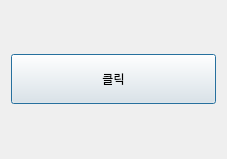
<?xml version="1.0" encoding="UTF-8"?>
<ui version="4.0">
 <class>Dialog</class>
 <widget class="QDialog" name="Dialog">
  <property name="geometry">
   <rect>
    <x>0</x>
    <y>0</y>
    <width>227</width>
    <height>159</height>
   </rect>
  </property>
  <property name="windowTitle">
   <string>Dialog</string>
  </property>
  <layout class="QVBoxLayout" name="verticalLayout_2">
   <item>
    <layout class="QVBoxLayout" name="verticalLayout">
     <item>
      <widget class="QPushButton" name="pushButton">
       <property name="minimumSize">
        <size>
         <width>0</width>
         <height>50</height>
        </size>
       </property>
       <property name="text">
        <string>클릭</string>
       </property>
      </widget>
     </item>
    </layout>
   </item>
  </layout>
 </widget>
 <resources/>
 <connections/>
</ui>
